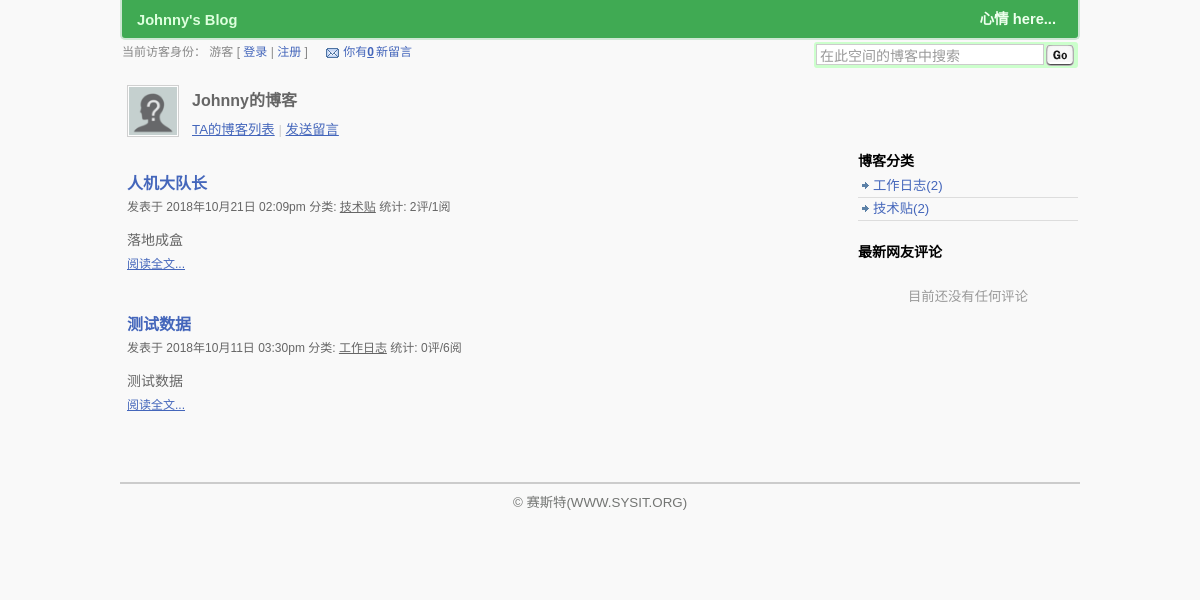
The page / on the database its author committed.
### tables this page shows
CREATE TABLE `t_blog` (
  `blog_id` int(11) NOT NULL AUTO_INCREMENT,
  `blog_title` varchar(255) DEFAULT NULL,
  `blog_content` text,
  `post_time` datetime DEFAULT NULL,
  `catalog_id` int(11) DEFAULT NULL,
  `user_id` int(11) DEFAULT NULL,
  `checked` int(11) DEFAULT NULL,
  PRIMARY KEY (`blog_id`)
);

CREATE TABLE `t_blog_catalog` (
  `catalog_id` int(11) NOT NULL AUTO_INCREMENT,
  `catalog_name` varchar(255) DEFAULT NULL,
  `user_id` int(11) DEFAULT NULL,
  PRIMARY KEY (`catalog_id`)
);

### application/controllers/Welcome.php (called while the page is built, shortened)
<?php
class Welcome extends CI_Controller {
	public function index()
	{
		$this->load->model('Blog_model');
		$blog_list = $this->Blog_model->get_blog_list();
		$catalog_list = $this->Blog_model->get_catalog_list();
		$this->load->view('index',array(
			'list'=>$blog_list,
			'catalog_list'=>$catalog_list
		));
	}
}

### index.php (called while the page is built, shortened)
<?php
require_once BASEPATH.'core/CodeIgniter.php';

### application/models/Blog_model.php (called while the page is built)
<?php
class Blog_model extends CI_Model
{
    public function get_blog_list(){
        $sql = "select *,
(select count(*) from t_comment tc where tc.blog_id = b.blog_id) num
 from t_blog b,t_blog_catalog c
where b.catalog_id = c.catalog_id
order by b.post_time desc";
        $query = $this->db->query($sql);
        return  $query->result();
    }
    public function get_catalog_list(){
        $query = $this->db->get('t_blog_catalog');
        return $query->result();
    }
}

### application/views/index.php (the view, shortened to what this page needs)
<!DOCTYPE html PUBLIC "-//W3C//DTD XHTML 1.0 Transitional//EN" "http://www.w3.org/TR/xhtml1/DTD/xhtml1-transitional.dtd">
<html xml:lang="zh-CN" xmlns="http://www.w3.org/1999/xhtml" lang="zh-CN"><head>
      <link rel="stylesheet" href="css/space2011.css" type="text/css" media="screen">
  <link rel="stylesheet" type="text/css" href="css/jquery.css" media="screen">
</head>
<body>
<div id="OSC_Screen">
<div id="OSC_Banner">
    <div id="OSC_Slogon">Johnny's Blog</div>
    <div id="OSC_Channels">
        <ul>
        <li><a href="#" class="project">心情 here...</a></li>
        </ul>
    </div>
</div><div id="OSC_Topbar">
	  <div id="VisitorInfo">
		当前访客身份：
				游客 [ <a href="login.htm">登录</a> | <a href="reg.htm">注册</a> ]
				<span id="OSC_Notification">
			<a href="inbox.htm" class="msgbox" title="进入我的留言箱">你有<em>0</em>新留言</a>
					</span>
  </div>
		<div id="SearchBar">
    		<form action="Search">
																								<input id="txt_q" name="q" class="SERACH" value="在此空间的博客中搜索" onblur="(this.value=='')?this.value='在此空间的博客中搜索':this.value" onfocus="if(this.value=='在此空间的博客中搜索'){this.value='';};this.select();" type="text">
				<input class="SUBMIT" value="搜索" type="submit">
    		</form>
		</div>
	</div>
	<div id="OSC_Content"><div class="SpaceChannel">
	<div id="portrait"><a href="adminIndex.htm"><img src="images/portrait.gif" alt="Johnny" title="Johnny" class="SmallPortrait" user="154693" align="absmiddle"></a></div>
    <div id="lnks">
		<strong>Johnny的博客</strong>
		<div>
			<a href="#">TA的博客列表</a>&nbsp;|
			<a href="sendMsg.htm">发送留言</a>
		</div>
	</div>
</div>
<div class="BlogList">
<ul>
	<?php foreach ($list as $blog){ ?>
  <li class='Blog' id='blog_<?php echo $blog->blog_id;?>'>
	<h2 class='BlogAccess_true BlogTop_0'><a href="viewPost_comment.htm"><?php echo $blog->blog_title;?></a></h2>
	<div class='outline'>
	  <span class='time'>发表于 <?php echo date('Y年m月d日 h:ia',strtotime($blog->post_time));?></span>
	  <span class='catalog'>分类: <a href="?catalog=92334"><?php echo $blog->catalog_name;?></a></span>
	  <span class='stat'>统计: <?php echo $blog->num;?>评/<?php echo $blog->checked;?>阅</span>
	  	</div>
		<div class='TextContent' id='blog_content_<?php echo $blog->blog_id;?>'>
			<?php echo $blog->blog_content;?>
		<div class='fullcontent'><a href="viewPost_comment.htm">阅读全文...</a></div>
			</div>
	  </li>
	<?php }?>
</ul>
	</div>
<div class="BlogMenu"><div class="catalogs SpaceModule">
  <strong>博客分类</strong>
  <ul class="LinkLine">
	  <?php foreach ($catalog_list as $list){?>
    	<li><a href="#"><?php echo $list->catalog_name;?>(2)</a></li>
		<?php }?>
	  </ul>
</div>
<div class="comments SpaceModule">
  <strong>最新网友评论</strong>
    	<p class="NoData">目前还没有任何评论</p>
  </div></div>
<link type="text/css" rel="stylesheet" href="css/shCore.css">
<link type="text/css" rel="stylesheet" href="css/shThemeDefault.css"></div>
	<div id="OSC_Footer">© 赛斯特(WWW.SYSIT.ORG)</div>
</div>
</body></html>

### css/space2011.css (style rules this page uses)
* { padding: 0; margin: 0; }
a { color:#4466BB;outline:0; }
ul,ol { list-style-type:none; }
img { border:0; }
body { background:#f9f9f9; //background:#666; text-align:center; font-size:10pt; -webkit-text-size-adjust:none; }
.NoData { text-align:center;padding:20px 0;color:#999; }
.SmallPortrait { filter:alpha(opacity=90); -moz-opacity:0.9; opacity: 0.9; padding:1px; background:#fff; border:1px solid #ccc; }
#OSC_Screen { width:960px; margin:0px auto; text-align:left; padding:0 4px; margin-bottom:50px; background:#f9f9f9; }
#OSC_Banner { background:#40AA53; border:2px solid #CEE7D3; border-top:0; height:36px; padding:2px 5px 0 5px; -moz-border-radius-bottomleft: 5px; -moz-border-radius-bottomright: 5px; border-bottom-left-radius: 5px; border-bottom-right-radius: 5px; -webkit-border-bottom-left-radius: 5px; -webkit-border-bottom-right-radius: 5px; }
#OSC_Banner #OSC_Slogon { float:left;margin:10px 0 0 10px; color:#DFD;font-weight:bold; font-size:11pt; }
#OSC_Notification { width:200px; margin-left:10px; font-size:9pt; }
#OSC_Notification a.msgbox { background:url('../images/msg.gif') no-repeat 5px 5px; padding:2px 4px 2px 22px; text-decoration:none; -moz-border-radius: 5px; border-radius: 5px; -webkit-border-radius: 5px; }
#OSC_Notification a em { font-style:normal;font-weight:bold;margin-right:2px;text-decoration:underline; }
#OSC_Banner #OSC_Channels { margin-right:10px; float:right; font-weight:bold; font-size:11pt; height:35px; line-height:35px; }
#OSC_Banner #OSC_Channels ul li { float:left;margin:0px 5px 0 10px; }
#OSC_Banner #OSC_Channels ul li a { text-decoration:none;color:#EFE;padding:2px; }
#OSC_Topbar { margin:2px; }
#OSC_Topbar #VisitorInfo { font-size:9pt;color:#888;float:left; }
#OSC_Topbar #VisitorInfo a { text-decoration:none; }
#OSC_Topbar #SearchBar { float:right; background: #cfc; padding:2px; -moz-border-radius: 3px; border-radius: 3px; -webkit-border-radius: 3px; }
#OSC_Topbar #SearchBar * { color:#999;float:left; }
#OSC_Topbar #SearchBar input.SERACH { width:220px; margin-right:2px; border:1px solid #ccc; font-size:10.5pt; padding:2px 3px 1px 3px; }
#OSC_Topbar #SearchBar input.SUBMIT { width:28px; height:21px; margin:1px 2px 0 0; background:url('../images/go.gif') no-repeat 0 0; border:0; text-indent:-9999em; cursor:pointer; }
#OSC_Footer { margin-top:20px; padding-bottom:50px; height:38px; line-height:38px; border-top:2px solid #CCCCCC; color:#737573; text-align:center; }
#OSC_Content { margin:10px 2px; }
.SpaceChannel #portrait { float:left;width:60px;height:60px;padding:5px;margin:2px 0 0 0; }
.SpaceChannel #portrait img { width:48px;height:48px; }
.SpaceChannel #lnks { float:left;padding:5px 0 0 0;color:#888; }
.SpaceChannel #lnks strong { color:#666;font-size:12pt;display:block;margin:4px 0 8px 0; }
.SpaceChannel #lnks div { color:#CCC; }
.TextContent { font-size:10.5pt; }
.BlogList { float:left;width:700px;margin:20px 0 0 5px;overflow:hidden; }
.BlogList .Blog { margin:0 0 40px 0; }
.BlogList .Blog h2 { font-size:12pt;margin:0 0 3px 0; }
.BlogList .Blog h2 a { text-decoration:none; }
.BlogList .Blog .outline { color:#666;font-size:9pt; }
.BlogList .Blog .outline a { color:#666; }
.BlogList .Blog .TextContent { margin:15px 0 0 0px;color:#666; }
.BlogList .Blog .fullcontent { margin:5px 0 0 0; }
.BlogList .Blog .fullcontent a { font-size:9pt; }
.BlogMenu { float:right;width:220px; }
.BlogMenu .SpaceModule { margin:0 0 20px 0; }
.BlogMenu .SpaceModule strong { display:block;font-size:10.5pt;margin:0 0 5px 0 ; }
.BlogMenu .SpaceModule ul li { line-height:22px; background:url('../images/fw_arrow.gif') no-repeat 0px 3px; padding-left:15px; border-bottom:1px solid #ddd; overflow:hidden; }
.BlogMenu .SpaceModule ul li a { text-decoration:none; }
.Blog { float:left;width:700px;overflow:hidden; }

### css/shCore.css (style rules this page uses)
.syntaxhighlighter.printing, .syntaxhighlighter.printing .line.alt1 .content, .syntaxhighlighter.printing .line.alt2 .content, .syntaxhighlighter.printing .line.highlighted .number, .syntaxhighlighter.printing .line.highlighted.alt1 .content, .syntaxhighlighter.printing .line.highlighted.alt2 .content, { background: none !important; }

### application/views/index.php (style rules this page uses)
body,table,input,textarea,select { font-family:Verdana,sans-serif,宋体; }

### rows shown on the page
t_blog: blog_title "人机大队长", post_time "2018年10月21日 02:09pm", catalog.catalog_name "技术贴", num "2", checked "1", blog_content "落地成盒"
t_blog: blog_title "测试数据", post_time "2018年10月11日 03:30pm", catalog.catalog_name "工作日志", num "0", checked "6", blog_content "测试数据"
t_blog_catalog: catalog_name "工作日志"
t_blog_catalog: catalog_name "技术贴"
